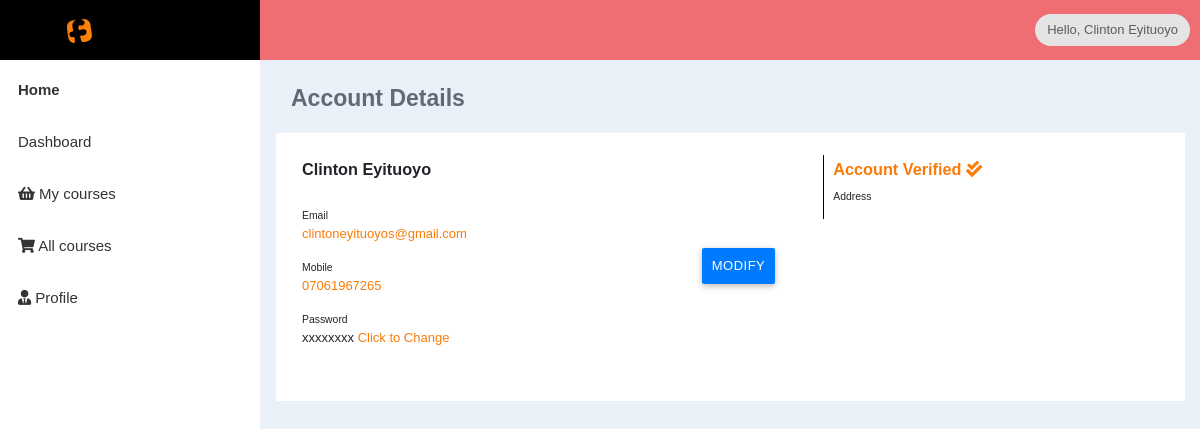
/dashboard/profile.php (signed in), run on the app's committed database.
### tables this page shows
CREATE TABLE `users` (
  `id` int(11) NOT NULL,
  `fullname` varchar(255) NOT NULL,
  `email` varchar(255) NOT NULL,
  `mobile` varchar(16) NOT NULL,
  `password` text NOT NULL,
  `city` varchar(255) DEFAULT NULL,
  `state` varchar(255) DEFAULT NULL,
  `address` text DEFAULT NULL,
  `forgetpasswordcode` text DEFAULT NULL,
  `created` timestamp NOT NULL DEFAULT current_timestamp(),
  `modified` timestamp NOT NULL DEFAULT current_timestamp() ON UPDATE current_timestamp()
);

### scripts/php/functions.php (called while the page is built, shortened)
<?php
require_once "helpers/Database.php";
    function fetchUserLogin($email){
        $fetch = sprintf('SELECT * FROM `users` WHERE `email` = "%s"', $email);
        return Database::Query($fetch);
    }
?>

### scripts/php/helpers/Database.php (called while the page is built, shortened)
<?php
class Database{
    public static $host;
    public static $user;
    public static $pass;
    public static $db_name;
    public static $conn;
    public static function Create_Connection($hostname = null, $username = null, $password = null, $database = null)
    {
        self::$host = is_null($hostname) ? DB_HOST : $hostname;
        self::$user = is_null($username) ? DB_USER : $username;
        self::$pass = is_null($password) ? DB_PASS : $password;
        self::$db_name = is_null($database) ? DB_NAME : $database;
        self::$conn = new mysqli(self::$host, self::$user, self::$pass, self::$db_name);
    }
    public static function Query($statemet, $type = null)
    {
        if ($ex = self::$conn->query($statemet)) {
            if($type){
                return  $ex;
            }
            while ($row = $ex->fetch_object()) {
                $arr[] = $row;
            }
            return $arr;
        } else {
            return ['error' => mysqli_error(self::$conn)];
        }
    }
}
?>

### dashboard/profile.php (the view, shortened to what this page needs)
<?php require_once "header.php"; ?>
    <section class="content">
        <div class="container-fluid">
            <div class="block-header">
                <div class="row">
                    <div class="col-xs-12 col-sm-12 col-md-12 col-lg-12">
                        <ul class="breadcrumb breadcrumb-style">
                            <li>
                                <h4 class="page-title">Account Details</h4>
                            </li>
                        </ul>
                    </div>
                </div>
            </div>
            <div class="row clearfix mbottom" style="background-color:#fff">
                <div class="col-xl-7 col-lg-7 col-md-12 col-sm-12">
                    <div class="card comp-card">
						<div class="card-body">
							<div class="row align-items-center">
								<div class="col">
									<h5 class="m-t-5 m-b-25"><?php echo $fullName; ?></h5>
                                    <p class="m-b-0"><small>Email</small></p>
                                    <p class="m-b-2" style="color:#fa7b07"> <?php echo $email; ?></p>
                                    <p class="m-b-0"><small>Mobile</small></p>
									<p class="m-b-2" style="color:#fa7b07"><?php echo $mobile; ?></p>
									<p class="m-b-0"><small>Password</small></p>
									<p class="m-b-2">xxxxxxxx  <a onclick="toggle(userPassReset)" id="userPassBtn" style="color:#fa7b07">Click to Change</a></p>
								</div>
								<div class="col-auto">
                                    <button type="button" onclick="toggle(userAccountDetails)" id="userAccountBtn" class="btn btn-primary m-t-15 waves-effect">Modify</button>
								</div>
							</div>
						</div>
                    </div>
                </div>
                <div class="col-xl-5 col-lg-5 col-md-12 col-sm-12">
                    <div class="card comp-card">
						<div class="card-body">
							<div class="row align-items-center" style="border-left:1px solid black">
								<div class="col">
                                    <h5 class="m-t-5" style="color:#fa7b07">Account Verified <i class="fa fa-check-double"></i></h5>
									<p class="m-b-0"><small>Address</small></p>
								</div>
							</div>
						</div>
					</div>
                </div>
            </div>
        </div>
    </section>
    <?php require_once "footer.php"; ?>

### dashboard/header.php (shortened to what this page needs)
<?php
$email = @$_SESSION['email'];
$dashboardUrl = "http://localhost/learn/dashboard";
require_once $_SERVER["DOCUMENT_ROOT"] ."/learn/scripts/php/functions.php";
$fetchDetails = fetchUserLogin($email);
$fullName = $fetchDetails[0]->fullname;
$mobile = $fetchDetails[0]->mobile;
$email = $fetchDetails[0]->email;
?>
<!DOCTYPE html>
<html lang="en">
<head>
    <link href="<?php echo $dashboardUrl; ?>/assets/css/app.min.css" rel="stylesheet">
    <link href="<?php echo $dashboardUrl; ?>/assets/css/style.css" rel="stylesheet" />
    <link href="<?php echo $dashboardUrl; ?>/assets/css/styles/all-themes.css" rel="stylesheet" />
</head>
<body class="light">
    <nav class="navbar">
        <div class="container-fluid">
            <div class="navbar-header">
                <a class="navbar-brand" href="index">
                    <img src="../images/smfood.png" alt="" />
                </a>
            </div>
            <div class="collapse navbar-collapse" id="navbar-collapse">
                <ul class="nav navbar-nav navbar-left">
                    <li>
                        <a href="index.html#" onClick="return false;" class="sidemenu-collapse">
                        </a>
                    </li>
                </ul>
                <ul class="nav navbar-nav navbar-right">
                    <li class="fullscreen">
                        <a href="javascript:;" class="fullscreen-btn">
                        </a>
                    </li>
                    <li class="dropdown user_profile">
                        <div class="chip dropdown-toggle" data-toggle="dropdown">
                            Hello, <?php echo $fullName; ?>
                        </div>
                    </li>
                </ul>
            </div>
        </div>
    </nav>
    <div>
        <aside id="leftsidebar" class="sidebar">
            <div class="menu">
                <ul class="list">
                    <li class="active">
                        <a href="../index">
                            <span>Home</span>
                        </a>
                    </li>
                    <li>
                        <a href="<?php echo $dashboardUrl; ?>/index">
                            <span>Dashboard</span>
                        </a>
                    </li>
                    <li>
                        <a href="<?php echo $dashboardUrl; ?>/orders">
                            <i class="fas fa-shopping-basket"></i>
                            <span>My courses</span>
                        </a>
                    </li>
                    <li>
                        <a href="../courses">
                            <i class="fas fa-shopping-cart"></i>
                            <span>All courses</span>
                        </a>
                    </li>
                    <li>
                        <a href="<?php echo $dashboardUrl; ?>/profile">
                            <i class="fas fa-user-tie"></i>
                            <span>Profile</span>
                        </a>
                    </li>
                </ul>
            </div>
        </aside>
    </div>

### data on the page
users: fullname "Clinton Eyituoyo", email "clintoneyituoyos@gmail.com", mobile "07061967265"
